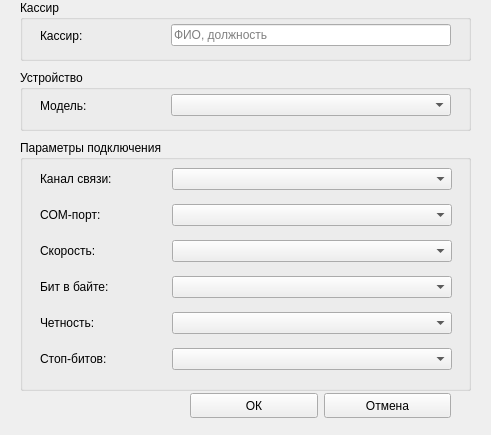
<?xml version="1.0" encoding="UTF-8"?>
<ui version="4.0">
 <class>SettingKKMWindow</class>
 <widget class="QWidget" name="SettingKKMWindow">
  <property name="geometry">
   <rect>
    <x>0</x>
    <y>0</y>
    <width>491</width>
    <height>435</height>
   </rect>
  </property>
  <property name="windowTitle">
   <string>Form</string>
  </property>
  <widget class="QWidget" name="horizontalLayoutWidget">
   <property name="geometry">
    <rect>
     <x>190</x>
     <y>390</y>
     <width>261</width>
     <height>31</height>
    </rect>
   </property>
   <layout class="QHBoxLayout" name="horizontalLayout">
    <item>
     <widget class="QPushButton" name="pushButton_ok">
      <property name="minimumSize">
       <size>
        <width>0</width>
        <height>25</height>
       </size>
      </property>
      <property name="font">
       <font>
        <pointsize>9</pointsize>
       </font>
      </property>
      <property name="text">
       <string>ОК</string>
      </property>
     </widget>
    </item>
    <item>
     <widget class="QPushButton" name="pushButton_cansel">
      <property name="minimumSize">
       <size>
        <width>0</width>
        <height>25</height>
       </size>
      </property>
      <property name="font">
       <font>
        <pointsize>9</pointsize>
       </font>
      </property>
      <property name="text">
       <string>Отмена</string>
      </property>
     </widget>
    </item>
   </layout>
  </widget>
  <widget class="QGroupBox" name="groupBox">
   <property name="geometry">
    <rect>
     <x>20</x>
     <y>70</y>
     <width>451</width>
     <height>61</height>
    </rect>
   </property>
   <property name="title">
    <string>Устройство</string>
   </property>
   <widget class="QWidget" name="horizontalLayoutWidget_12">
    <property name="geometry">
     <rect>
      <x>20</x>
      <y>20</y>
      <width>411</width>
      <height>31</height>
     </rect>
    </property>
    <layout class="QHBoxLayout" name="horizontalLayout_13">
     <item>
      <widget class="QLabel" name="label_model">
       <property name="text">
        <string>Модель:</string>
       </property>
      </widget>
     </item>
     <item>
      <widget class="QComboBox" name="cb_model">
       <property name="minimumSize">
        <size>
         <width>280</width>
         <height>0</height>
        </size>
       </property>
      </widget>
     </item>
    </layout>
   </widget>
  </widget>
  <widget class="QGroupBox" name="groupBox_2">
   <property name="geometry">
    <rect>
     <x>20</x>
     <y>140</y>
     <width>451</width>
     <height>251</height>
    </rect>
   </property>
   <property name="title">
    <string>Параметры подключения</string>
   </property>
   <widget class="QWidget" name="verticalLayoutWidget">
    <property name="geometry">
     <rect>
      <x>20</x>
      <y>20</y>
      <width>412</width>
      <height>221</height>
     </rect>
    </property>
    <layout class="QVBoxLayout" name="verticalLayout">
     <item>
      <layout class="QHBoxLayout" name="horizontalLayout_2">
       <item>
        <widget class="QLabel" name="label_link">
         <property name="text">
          <string>Канал связи:</string>
         </property>
        </widget>
       </item>
       <item>
        <widget class="QComboBox" name="cb_link">
         <property name="minimumSize">
          <size>
           <width>280</width>
           <height>0</height>
          </size>
         </property>
        </widget>
       </item>
      </layout>
     </item>
     <item>
      <layout class="QHBoxLayout" name="horizontalLayout_3">
       <item>
        <widget class="QLabel" name="label_com">
         <property name="text">
          <string>COM-порт:</string>
         </property>
        </widget>
       </item>
       <item>
        <widget class="QComboBox" name="cb_com">
         <property name="minimumSize">
          <size>
           <width>280</width>
           <height>0</height>
          </size>
         </property>
        </widget>
       </item>
      </layout>
     </item>
     <item>
      <layout class="QHBoxLayout" name="horizontalLayout_4">
       <item>
        <widget class="QLabel" name="label_speed">
         <property name="text">
          <string>Скорость:</string>
         </property>
        </widget>
       </item>
       <item>
        <widget class="QComboBox" name="cb_speed">
         <property name="minimumSize">
          <size>
           <width>280</width>
           <height>0</height>
          </size>
         </property>
        </widget>
       </item>
      </layout>
     </item>
     <item>
      <layout class="QHBoxLayout" name="horizontalLayout_5">
       <item>
        <widget class="QLabel" name="label_bit">
         <property name="text">
          <string>Бит в байте:</string>
         </property>
        </widget>
       </item>
       <item>
        <widget class="QComboBox" name="cb_bit">
         <property name="minimumSize">
          <size>
           <width>280</width>
           <height>0</height>
          </size>
         </property>
        </widget>
       </item>
      </layout>
     </item>
     <item>
      <layout class="QHBoxLayout" name="horizontalLayout_6">
       <item>
        <widget class="QLabel" name="label_paraty">
         <property name="text">
          <string>Четность:</string>
         </property>
        </widget>
       </item>
       <item>
        <widget class="QComboBox" name="cb_paraty">
         <property name="minimumSize">
          <size>
           <width>280</width>
           <height>0</height>
          </size>
         </property>
        </widget>
       </item>
      </layout>
     </item>
     <item>
      <layout class="QHBoxLayout" name="horizontalLayout_7">
       <item>
        <widget class="QLabel" name="label_stopBit">
         <property name="text">
          <string>Стоп-битов:</string>
         </property>
        </widget>
       </item>
       <item>
        <widget class="QComboBox" name="cb_stopbit">
         <property name="minimumSize">
          <size>
           <width>280</width>
           <height>0</height>
          </size>
         </property>
        </widget>
       </item>
      </layout>
     </item>
    </layout>
   </widget>
  </widget>
  <widget class="QGroupBox" name="groupBox_3">
   <property name="geometry">
    <rect>
     <x>20</x>
     <y>0</y>
     <width>451</width>
     <height>61</height>
    </rect>
   </property>
   <property name="title">
    <string>Кассир</string>
   </property>
   <widget class="QWidget" name="horizontalLayoutWidget_2">
    <property name="geometry">
     <rect>
      <x>20</x>
      <y>20</y>
      <width>411</width>
      <height>31</height>
     </rect>
    </property>
    <layout class="QHBoxLayout" name="horizontalLayout_8">
     <item>
      <widget class="QLabel" name="label_cashir">
       <property name="minimumSize">
        <size>
         <width>125</width>
         <height>0</height>
        </size>
       </property>
       <property name="maximumSize">
        <size>
         <width>125</width>
         <height>16777215</height>
        </size>
       </property>
       <property name="text">
        <string>Кассир:</string>
       </property>
      </widget>
     </item>
     <item>
      <widget class="QLineEdit" name="cashir">
       <property name="placeholderText">
        <string>ФИО, должность</string>
       </property>
      </widget>
     </item>
    </layout>
   </widget>
  </widget>
 </widget>
 <resources/>
 <connections/>
</ui>
